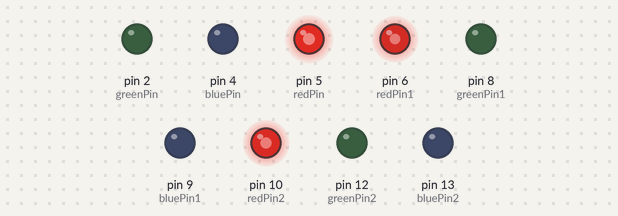
Simulated run of this sketch. Board: Arduino Uno, built with avr-gcc and run on an emulated ATmega328P. On the bench: output pins drawn as LEDs (lit = HIGH).

Above: at 0.1 s.
At 1.1 s:
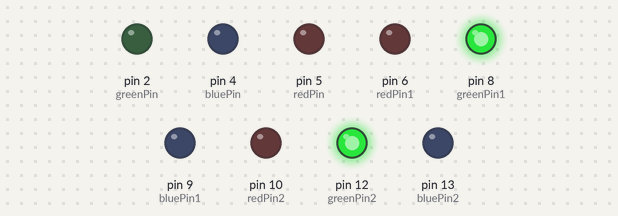
At 2.1 s:
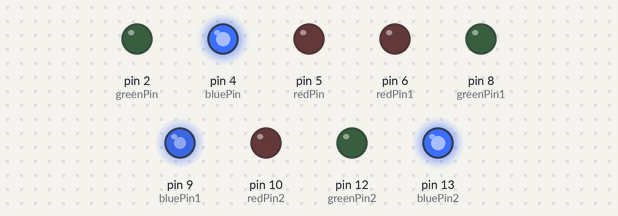
At 3.1 s:
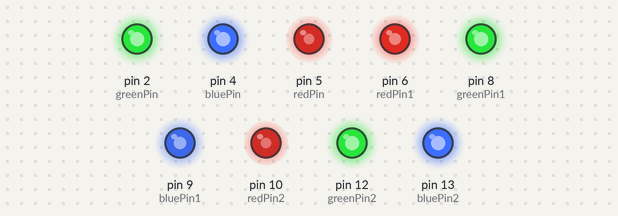
Timing chart, 0 to 4.6 s (numbered marks = the images above):
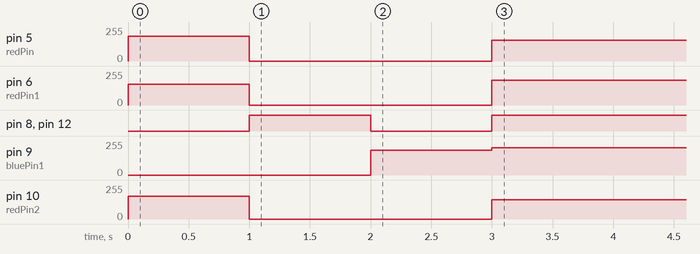

The sketch:

bluetooth_sensor_leds.ino
```cpp
#include <SoftwareSerial.h> // a library that enables connection from software to hardware and vice versa, RX(Receiver) and TX (Transmitter)
SoftwareSerial BLU(0,1);

// Defined the colors according to the way they are connected to the digital pin.
// RGB1
#define redPin 5
#define greenPin 2
#define bluePin 4
// RGB2
#define redPin1 6
#define greenPin1 8
#define bluePin1 9
// RGB3
#define redPin2 10
#define greenPin2 12
#define bluePin2 13

void setup()
{
  Serial.begin(9600);
  BLU.begin(9600);

  pinMode(redPin, OUTPUT); // RedPin
  pinMode(greenPin, OUTPUT); // GreenPin
  pinMode(bluePin, OUTPUT); // BluePin

  pinMode(redPin1, OUTPUT); // RedPin1
  pinMode(greenPin1, OUTPUT);// GreenPin1
  pinMode(bluePin1, OUTPUT); // BluePin1

  pinMode(redPin2, OUTPUT); // RedPin2
  pinMode(greenPin2, OUTPUT);// GreenPin2
  pinMode(bluePin2, OUTPUT); // BluePin2

  // set the color of the lights when the arduino is connected to electricity before the loop, and a 1 second delay after powered on.
  setColor(185, 0, 0, 157, 0, 0, 170, 0, 0);
  delay(1000);
  setColor(0, 125, 0, 0, 175, 0, 0, 161, 0);
  delay(1000);
  setColor(0, 0, 155, 0, 0, 185, 0, 0, 155);
  delay(1000);
  setColor(155, 245, 188, 185, 174, 205, 145, 181, 152);
}

void loop()
{
  while (BLU.available() > 0)
  {
    // To get inputs
    // we pass in a string an return back an integer.
    int redInt = BLU.parseInt();
    int greenInt = BLU.parseInt();
    int blueInt = BLU.parseInt();
    int redInt1 = BLU.parseInt();
    int greenInt1 = BLU.parseInt();
    int blueInt1 = BLU.parseInt();
    int redInt2 = BLU.parseInt();
    int greenInt2 = BLU.parseInt();
    int blueInt2 = BLU.parseInt();

    // The constrain gets the numbers between the a defined range.
    // R,G,B goes from 0 - 255
    redInt = constrain(redInt, 0, 255);
    greenInt = constrain(greenInt, 0, 255);
    blueInt = constrain(blueInt, 0, 255);
    redInt1 = constrain(redInt1, 0, 255);
    greenInt1 = constrain(greenInt1, 0, 255);
    blueInt1 = constrain(blueInt1, 0, 255);
    redInt2 = constrain(redInt1, 0, 255);
    greenInt2 = constrain(greenInt1, 0, 255);
    blueInt2 = constrain(blueInt1, 0, 255);

    if (BLU.available() > 0) // we check if the bluetooth is available
    {
      setColor(redInt, greenInt, blueInt, redInt1, greenInt1, blueInt1, redInt2, greenInt2, blueInt2);
      BLU.flush(); // Waits for the transmission of outgoing serial data to complete.
    }
  }
}

void setColor(int red, int green, int blue, int red1, int green1, int blue1, int red2, int green2, int blue2)
{
  // we write an analog value(PWM) to a pin.
  analogWrite(redPin, red);
  analogWrite(greenPin, green);
  analogWrite(bluePin, blue);
  analogWrite(redPin1, red1);
  analogWrite(greenPin1, green1);
  analogWrite(bluePin1, blue1);
  analogWrite(redPin2, red2);
  analogWrite(greenPin2, green2);
  analogWrite(bluePin2, blue2);
}
```
